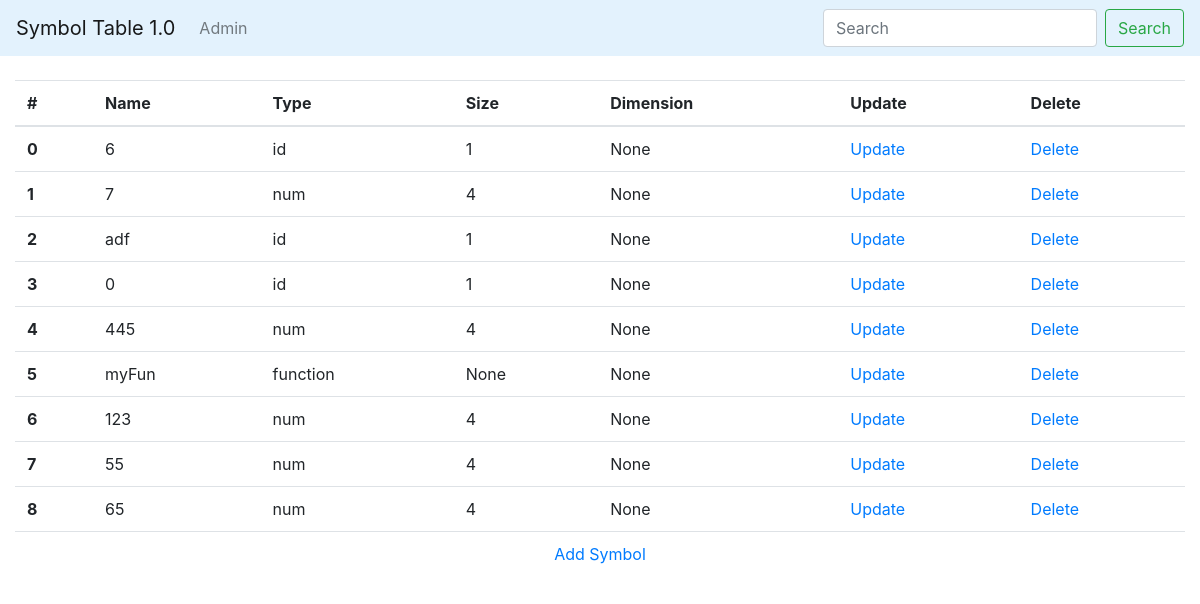
Before: / with the older database file.
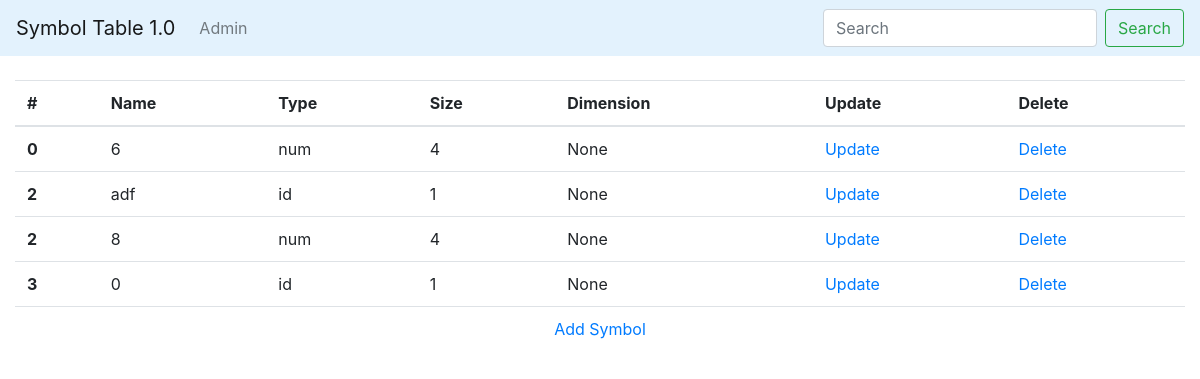
After: the same page with the newer database file.
### items/models.py (models this page shows)
class Symbol(models.Model):
    index = models.IntegerField(default=None, blank=True, null=True)
    name = models.CharField(default=None, max_length=100)
    type = models.CharField(default=None, max_length=100)
    size = models.IntegerField(default=None, blank=True, null=True)
    dimension = models.IntegerField(default=None, blank=True, null=True)

### Symboldj/views.py (the view)
# urls.py: 2. Add a URL to urlpatterns:  path('', views.home, name='home')
def home(request):
    symbols = Symbol.objects.order_by('index')
    return render(request, "home.html", {
        "symbols": symbols,
    })

### templates/home.html
{% extends "base.html" %}
{% block content %}
    <table class="table">
        <thead>
        <tr>
            <th scope="col">#</th>
            <th scope="col">Name</th>
            <th scope="col">Type</th>
            <th scope="col">Size</th>
            <th scope="col">Dimension</th>
            <th scope="col">Update</th>
            <th scope="col">Delete</th>
        </tr>
        </thead>
        <tbody>
        {%  for i in symbols %}
            <tr>
            <th scope="row">{{ i.index }}</th>
            <td>{{ i.name }}</td>
            <td>{{ i.type }}</td>
            <td>{{ i.size }}</td>
            <td>{{ i.dimension }}</td>
            <td>
                <a href= {% url 'update_symbol' i.id %} class="text-decoration-none" >
                    Update
                </a>
            </td>
            <td>
                <a href= {% url 'delete_symbol' i.id %} class="text-decoration-none" >
                    Delete
                </a>
            </td>
        {% endfor %}
        </tr>
        <tr align="middle">
            <td colspan="7">
                <a href= {% url 'add_symbol' %} class="text-decoration-none" >
                    Add Symbol
                </a>
            </td>
        </tr>
        </tbody>
    </table>
{% endblock %}

### templates/base.html (shortened to what this page needs)
<link rel="stylesheet" href="https://stackpath.bootstrapcdn.com/bootstrap/4.4.1/css/bootstrap.min.css"
>
<nav class="navbar navbar-expand-lg navbar-light" style="background-color: #e3f2fd;">
  <a class="navbar-brand" href="{% url 'home' %}">Symbol Table 1.0</a>
  <div class="collapse navbar-collapse" id="navbarTogglerDemo02">
    <ul class="navbar-nav mr-auto mt-2 mt-lg-0">
      <li class="nav-item">
        <a class="nav-link" href="/admin">Admin</a>
      </li>
    </ul>
    <form class="form-inline my-2 my-lg-0" method="get" action="{% url 'search' %}">
      <input class="form-control mr-sm-2" type="search" name='search_box' placeholder="Search">
      <button class="btn btn-outline-success my-2 my-sm-0" type="submit">Search</button>
    </form>
  </div>
</nav>
<div class="container-fluid">
    {% block content %}
    {% endblock %}
</div>

Changed rows visible on the page:
removed Symbol: index "0", name "6", type "id", size "1", dimension "None"
removed Symbol: index "1", name "7", type "num", size "4", dimension "None"
removed Symbol: index "4", name "445", type "num", size "4", dimension "None"
removed Symbol: index "5", name "myFun", type "function", size "None", dimension "None"
removed Symbol: index "6", name "123", type "num", size "4", dimension "None"
removed Symbol: index "7", name "55", type "num", size "4", dimension "None"
removed Symbol: index "8", name "65", type "num", size "4", dimension "None"
added Symbol: index "0", name "6", type "num", size "4", dimension "None"
added Symbol: index "2", name "8", type "num", size "4", dimension "None"
